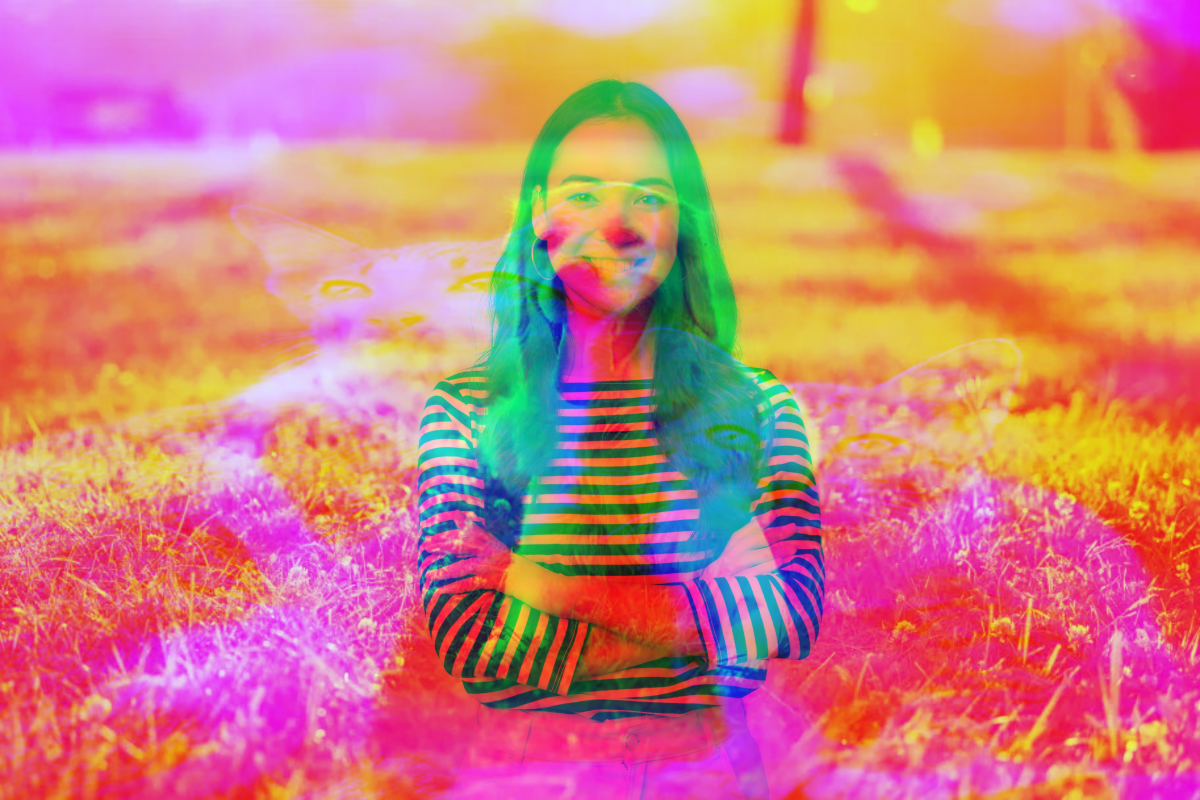
#> input picture lab07/resultados/combinada.jpg, 6000 x 4000 px (shown at 1/5 size)
$ python ejercicio4_canales_interactivo.py
#> lines starting #> are read from the running program, lines starting #| are printed output that depends on the picture; after the words box and inside, x2 and y2 are one past the last pixel; in counts of white or black regions, pixels touching at a corner belong together
"""
EJERCICIO 4 - Aplicación interactiva de visualización de canales de color
Lab 7 - Procesamiento de Imágenes
Computación Gráfica, Visión Computacional y Multimedia

Controles:
  R  → activar/desactivar canal Rojo
  G  → activar/desactivar canal Verde
  B  → activar/desactivar canal Azul
  ESC → salir
"""
import cv2
import numpy as np
import os

base_dir = os.path.dirname(os.path.abspath(__file__))
output_dir = os.path.join(base_dir, "resultados")

# ── Cargar imagen ────────────────────────────────────────────────────────────
img = cv2.imread(os.path.join(output_dir, "combinada.jpg"))
#> img is the input picture: shape (4000, 6000, 3); mean B, G, R 124.2, 128.1, 207.5
if img is None:
    raise FileNotFoundError(f"No se encontró {os.path.join(output_dir, 'combinada.jpg')}. Ejecutar ejercicio 2 primero.")

# Evitar imágenes excesivamente grandes: redimensionar si es necesario
MAX_DIM = 900
h, w = img.shape[:2]
#> h = 4000; w = 6000
if max(h, w) > MAX_DIM:
    scale = MAX_DIM / float(max(h, w))
#> scale = 0.15
    new_w, new_h = int(w * scale), int(h * scale)
#> new_w = 900; new_h = 600
    img = cv2.resize(img, (new_w, new_h), interpolation=cv2.INTER_AREA)
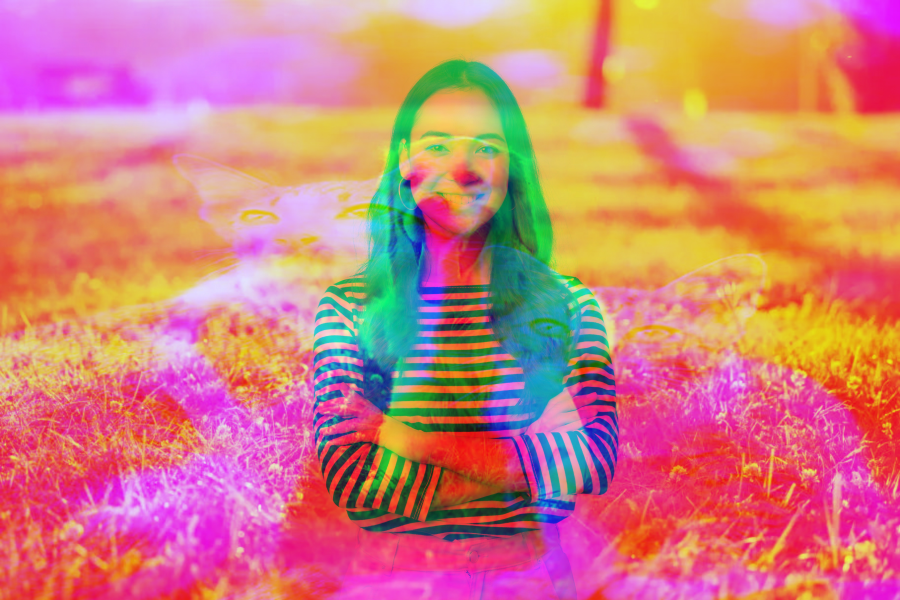
#> img: shape (600, 900, 3); mean B, G, R 124.2, 128.1, 207.5
    print(f"Imagen muy grande; redimensionada a {new_w}x{new_h}.")
#| Imagen muy grande; redimensionada a 900x600.

show_r = True
show_g = True
show_b = True

print("Aplicación iniciada.")
print("  Teclas: R = Rojo  |  G = Verde  |  B = Azul  |  ESC = Salir")

while True:
    # Canales activos o cero si están desactivados
    b_out = img[:, :, 0] if show_b else np.zeros(img.shape[:2], dtype=np.uint8)
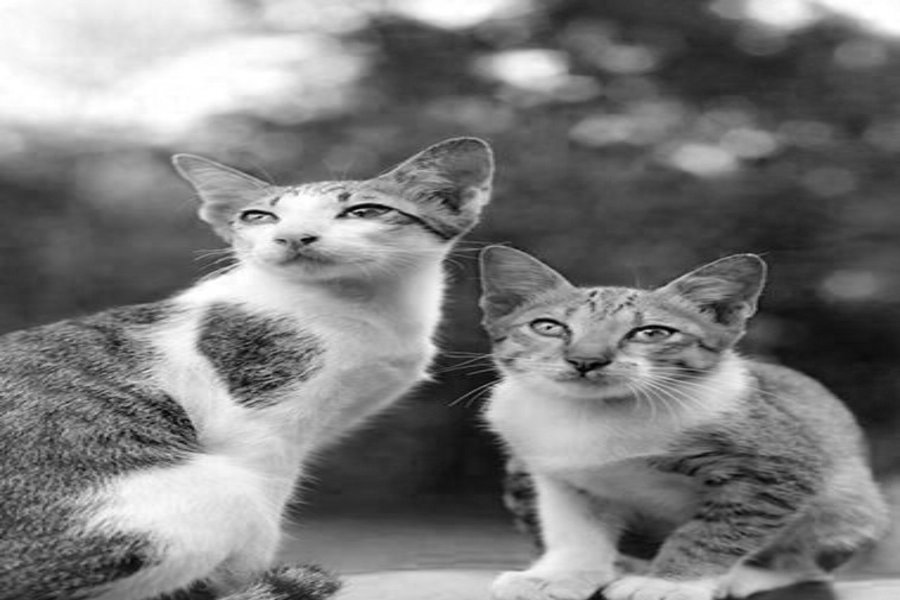
#> b_out: shape (600, 900); min 0, max 255, mean 124.2
    g_out = img[:, :, 1] if show_g else np.zeros(img.shape[:2], dtype=np.uint8)
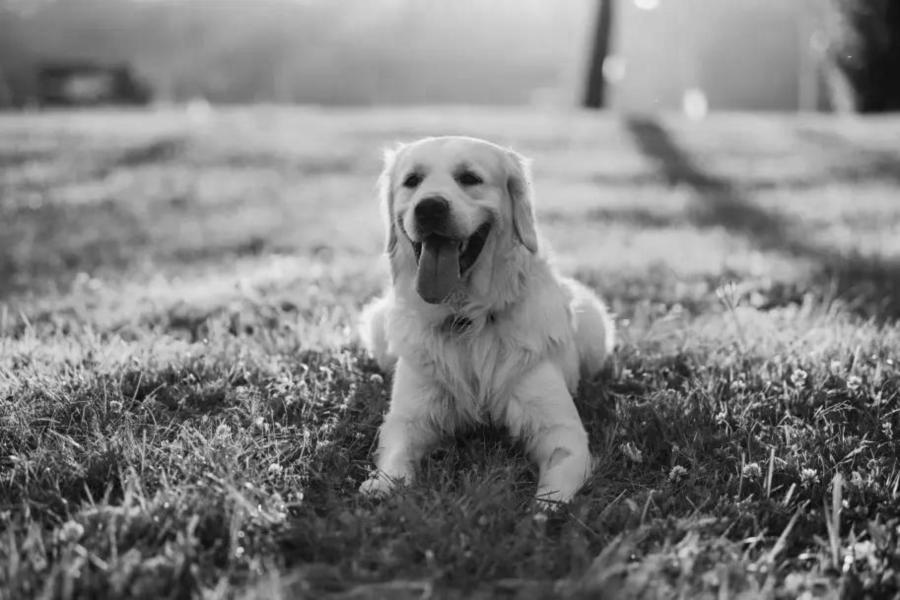
#> g_out: shape (600, 900); min 7, max 246, mean 128.1
    r_out = img[:, :, 2] if show_r else np.zeros(img.shape[:2], dtype=np.uint8)
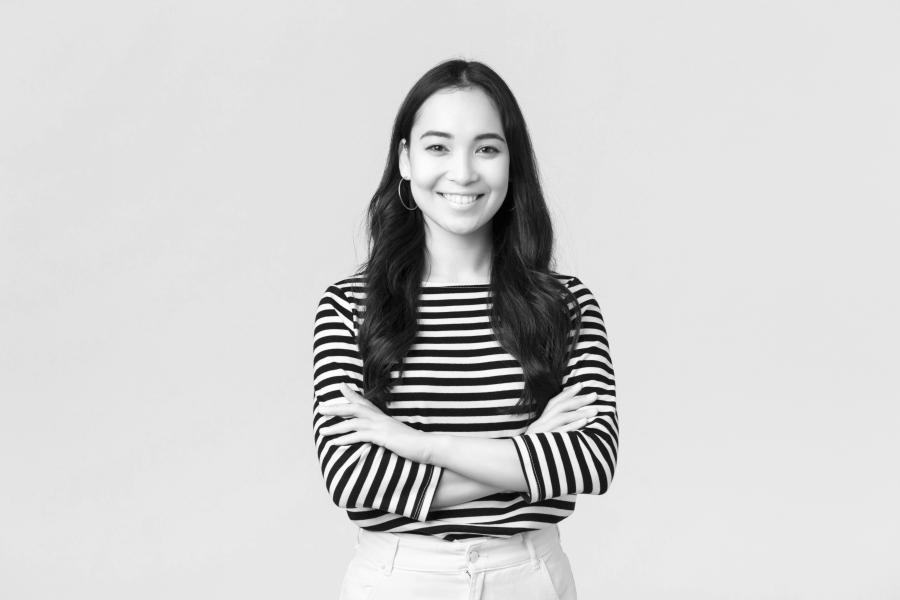
#> r_out: shape (600, 900); min 2, max 253, mean 207.5

    display = cv2.merge([b_out, g_out, r_out])

    # Panel de estado en la parte inferior
    panel = np.zeros((50, display.shape[1], 3), dtype=np.uint8)

    def icono(activo, color_on, x):
        color = color_on if activo else (60, 60, 60)
        estado = "ON" if activo else "OFF"
        return color, estado, x

    for texto, activo, color_on, x in [
        ("R", show_r, (0, 0, 220),   20),
        ("G", show_g, (0, 200, 0),  120),
        ("B", show_b, (220, 0, 0),  220),
    ]:
        color = color_on if activo else (60, 60, 60)
        estado = "ON " if activo else "OFF"
        cv2.putText(panel, f"[{texto}] {estado}", (x, 32),
                    cv2.FONT_HERSHEY_SIMPLEX, 0.65, color, 2)
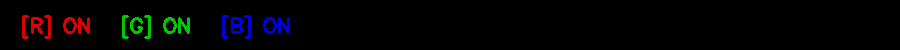
#> panel: shape (50, 900, 3); mean of channels 0, 1, 2 2.8, 2.4, 2.7; drawn as B, G, R

    cv2.putText(panel, "ESC=salir", (display.shape[1] - 130, 32),
                cv2.FONT_HERSHEY_SIMPLEX, 0.5, (180, 180, 180), 1)
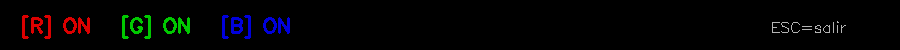
#> panel: shape (50, 900, 3); 0.39% of pixels changed, all inside (x1, y1, x2, y2) = (772, 21, 846, 33); drawn as B, G, R

    final = np.vstack([display, panel])
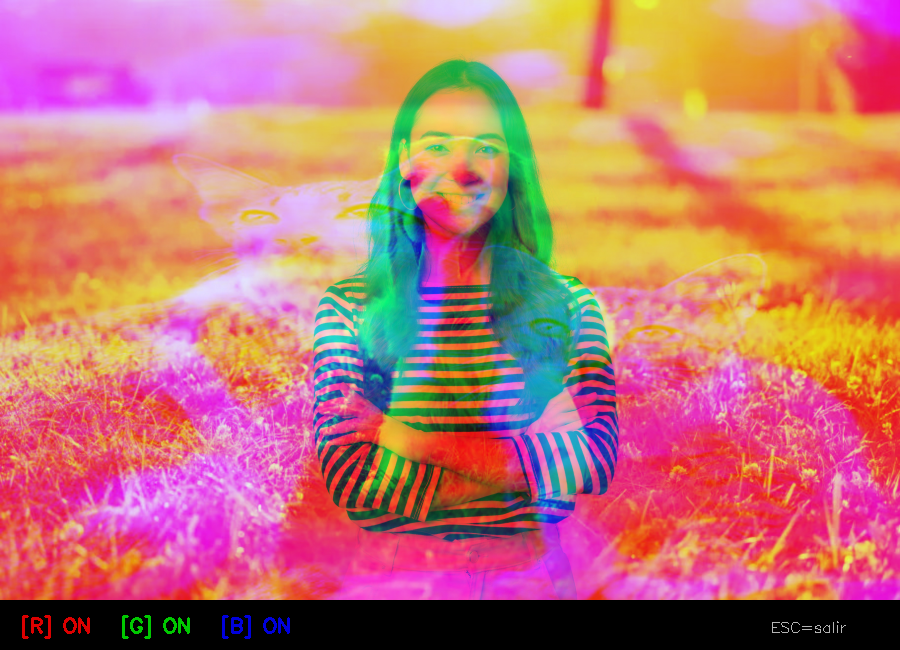
#> final: shape (650, 900, 3); mean B, G, R 114.9, 118.5, 191.8
    cv2.imshow("Visualizacion de Canales (R/G/B para toggle)", final)

    key = cv2.waitKey(30) & 0xFF
#> (key Esc is pressed here)
    if key == 27:       # ESC
        break
    elif key == ord("r") or key == ord("R"):
        show_r = not show_r
        print(f"Canal Rojo:  {'ON' if show_r else 'OFF'}")
    elif key == ord("g") or key == ord("G"):
        show_g = not show_g
        print(f"Canal Verde: {'ON' if show_g else 'OFF'}")
    elif key == ord("b") or key == ord("B"):
        show_b = not show_b
        print(f"Canal Azul:  {'ON' if show_b else 'OFF'}")

cv2.destroyAllWindows()
print("Aplicación cerrada.")
